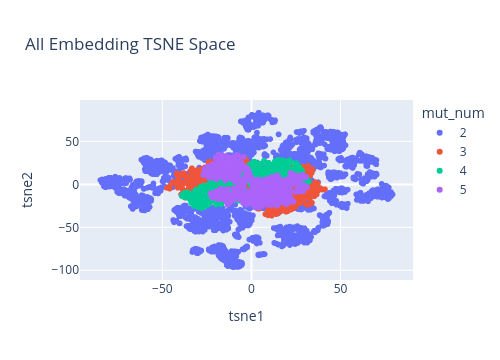

Notebook source saved alongside this figure:
### Code cell
px.scatter(data_with_embed_taged, x='tsne1', y='tsne2', color='mut_num',
          width=500, title='All Embedding TSNE Space')

### Figure 1 — Plotly figure (JSON) as saved in the notebook; plotly's stock layout.template omitted (floating-point values rounded to 4 significant figures; data arrays with more than 128 entries replaced by an {"elided": "..."} marker saying what was removed)
{"data": [{"hovertemplate": "mut_num=2<br>tsne1=%{x}<br>tsne2=%{y}<extra></extra>", "legendgroup": "2", "marker": {"color": "#636efa", "symbol": "circle"}, "mode": "markers", "name": "2", "showlegend": true, "type": "scattergl", "x": {"elided": "4696 float values"}, "xaxis": "x", "y": {"elided": "4696 float values"}, "yaxis": "y"}, {"hovertemplate": "mut_num=3<br>tsne1=%{x}<br>tsne2=%{y}<extra></extra>", "legendgroup": "3", "marker": {"color": "#EF553B", "symbol": "circle"}, "mode": "markers", "name": "3", "showlegend": true, "type": "scattergl", "x": {"elided": "609 float values"}, "xaxis": "x", "y": {"elided": "609 float values"}, "yaxis": "y"}, {"hovertemplate": "mut_num=4<br>tsne1=%{x}<br>tsne2=%{y}<extra></extra>", "legendgroup": "4", "marker": {"color": "#00cc96", "symbol": "circle"}, "mode": "markers", "name": "4", "showlegend": true, "type": "scattergl", "x": {"elided": "535 float values"}, "xaxis": "x", "y": {"elided": "535 float values"}, "yaxis": "y"}, {"hovertemplate": "mut_num=5<br>tsne1=%{x}<br>tsne2=%{y}<extra></extra>", "legendgroup": "5", "marker": {"color": "#ab63fa", "symbol": "circle"}, "mode": "markers", "name": "5", "showlegend": true, "type": "scattergl", "x": {"elided": "524 float values"}, "xaxis": "x", "y": {"elided": "524 float values"}, "yaxis": "y"}], "layout": {"height": 360, "legend": {"title": {"text": "mut_num"}, "tracegroupgap": 0}, "title": {"text": "All Embedding TSNE Space"}, "width": 500, "xaxis": {"anchor": "y", "autorange": true, "domain": [0, 1], "range": [-96.29, 90.72], "title": {"text": "tsne1"}, "type": "linear"}, "yaxis": {"anchor": "x", "autorange": true, "domain": [0, 1], "range": [-111.3, 98.3], "title": {"text": "tsne2"}, "type": "linear"}}}
